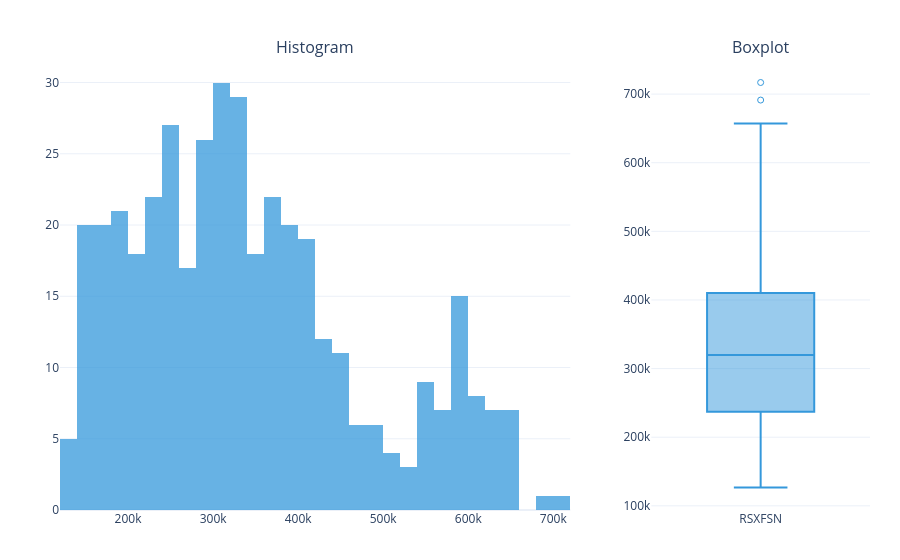

Notebook source saved alongside this figure:
### Markdown cell above
## 4. Distribution and outlier detection

### Code cell
tsf.plot_distribution(series).show()

### Figure 1 — Plotly figure (JSON) as saved in the notebook; plotly's stock layout.template omitted (floating-point values rounded to 4 significant figures; data arrays with more than 128 entries replaced by an {"elided": "..."} marker saying what was removed)
{"data": [{"marker": {"color": "#3498db"}, "nbinsx": 30, "opacity": 0.75, "showlegend": false, "type": "histogram", "x": {"elided": "411 int values"}, "xaxis": "x", "yaxis": "y"}, {"boxpoints": "suspectedoutliers", "marker": {"color": "#3498db"}, "name": "RSXFSN", "showlegend": false, "type": "box", "xaxis": "x2", "y": {"elided": "411 int values"}, "yaxis": "y2"}], "layout": {"annotations": [{"font": {"size": 16}, "showarrow": false, "text": "Histogram", "x": 0.315, "xanchor": "center", "xref": "paper", "y": 1, "yanchor": "bottom", "yref": "paper"}, {"font": {"size": 16}, "showarrow": false, "text": "Boxplot", "x": 0.865, "xanchor": "center", "xref": "paper", "y": 1, "yanchor": "bottom", "yref": "paper"}], "autosize": true, "margin": {"b": 50, "l": 60, "r": 30, "t": 60}, "xaxis": {"anchor": "y", "autorange": true, "domain": [0, 0.63], "range": [120000.0, 720000.0], "type": "linear"}, "xaxis2": {"anchor": "y2", "autorange": true, "domain": [0.73, 1], "range": [-0.5, 0.5], "type": "category"}, "yaxis": {"anchor": "x", "autorange": true, "domain": [0, 1], "range": [0, 31.58]}, "yaxis2": {"anchor": "x2", "autorange": true, "domain": [0, 1], "range": [93930.0, 749700.0], "type": "linear"}}}
